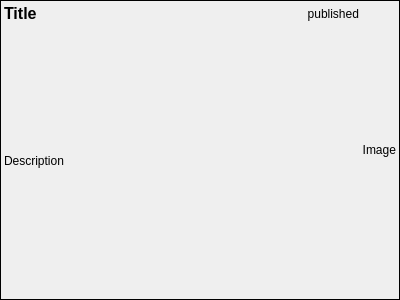
<?xml version="1.0" encoding="UTF-8"?>
<ui version="4.0">
 <class>PostWidget</class>
 <widget class="QFrame" name="PostWidget">
  <property name="geometry">
   <rect>
    <x>0</x>
    <y>0</y>
    <width>400</width>
    <height>300</height>
   </rect>
  </property>
  <property name="focusPolicy">
   <enum>Qt::FocusPolicy::ClickFocus</enum>
  </property>
  <property name="windowTitle">
   <string>Frame</string>
  </property>
  <property name="frameShape">
   <enum>QFrame::Shape::Box</enum>
  </property>
  <property name="frameShadow">
   <enum>QFrame::Shadow::Plain</enum>
  </property>
  <layout class="QHBoxLayout" name="horizontalLayout">
   <property name="spacing">
    <number>3</number>
   </property>
   <property name="leftMargin">
    <number>3</number>
   </property>
   <property name="topMargin">
    <number>3</number>
   </property>
   <property name="rightMargin">
    <number>3</number>
   </property>
   <property name="bottomMargin">
    <number>3</number>
   </property>
   <item>
    <layout class="QVBoxLayout" name="verticalLayout">
     <item>
      <layout class="QHBoxLayout" name="horizontalLayout_2">
       <property name="spacing">
        <number>0</number>
       </property>
       <item>
        <widget class="QLabel" name="title">
         <property name="sizePolicy">
          <sizepolicy hsizetype="Preferred" vsizetype="Minimum">
           <horstretch>0</horstretch>
           <verstretch>0</verstretch>
          </sizepolicy>
         </property>
         <property name="font">
          <font>
           <pointsize>12</pointsize>
           <bold>true</bold>
          </font>
         </property>
         <property name="text">
          <string>Title</string>
         </property>
         <property name="wordWrap">
          <bool>true</bool>
         </property>
        </widget>
       </item>
       <item>
        <widget class="QLabel" name="published">
         <property name="sizePolicy">
          <sizepolicy hsizetype="Fixed" vsizetype="Minimum">
           <horstretch>0</horstretch>
           <verstretch>0</verstretch>
          </sizepolicy>
         </property>
         <property name="frameShape">
          <enum>QFrame::Shape::NoFrame</enum>
         </property>
         <property name="text">
          <string>published</string>
         </property>
         <property name="alignment">
          <set>Qt::AlignmentFlag::AlignRight|Qt::AlignmentFlag::AlignTrailing|Qt::AlignmentFlag::AlignVCenter</set>
         </property>
        </widget>
       </item>
      </layout>
     </item>
     <item>
      <widget class="QLabel" name="description">
       <property name="sizePolicy">
        <sizepolicy hsizetype="Expanding" vsizetype="Expanding">
         <horstretch>0</horstretch>
         <verstretch>0</verstretch>
        </sizepolicy>
       </property>
       <property name="text">
        <string>Description</string>
       </property>
       <property name="wordWrap">
        <bool>true</bool>
       </property>
      </widget>
     </item>
    </layout>
   </item>
   <item>
    <widget class="QLabel" name="image">
     <property name="sizePolicy">
      <sizepolicy hsizetype="Fixed" vsizetype="Preferred">
       <horstretch>0</horstretch>
       <verstretch>0</verstretch>
      </sizepolicy>
     </property>
     <property name="minimumSize">
      <size>
       <width>0</width>
       <height>0</height>
      </size>
     </property>
     <property name="frameShape">
      <enum>QFrame::Shape::NoFrame</enum>
     </property>
     <property name="text">
      <string>Image</string>
     </property>
     <property name="alignment">
      <set>Qt::AlignmentFlag::AlignRight|Qt::AlignmentFlag::AlignTrailing|Qt::AlignmentFlag::AlignVCenter</set>
     </property>
    </widget>
   </item>
  </layout>
 </widget>
 <resources/>
 <connections/>
</ui>
